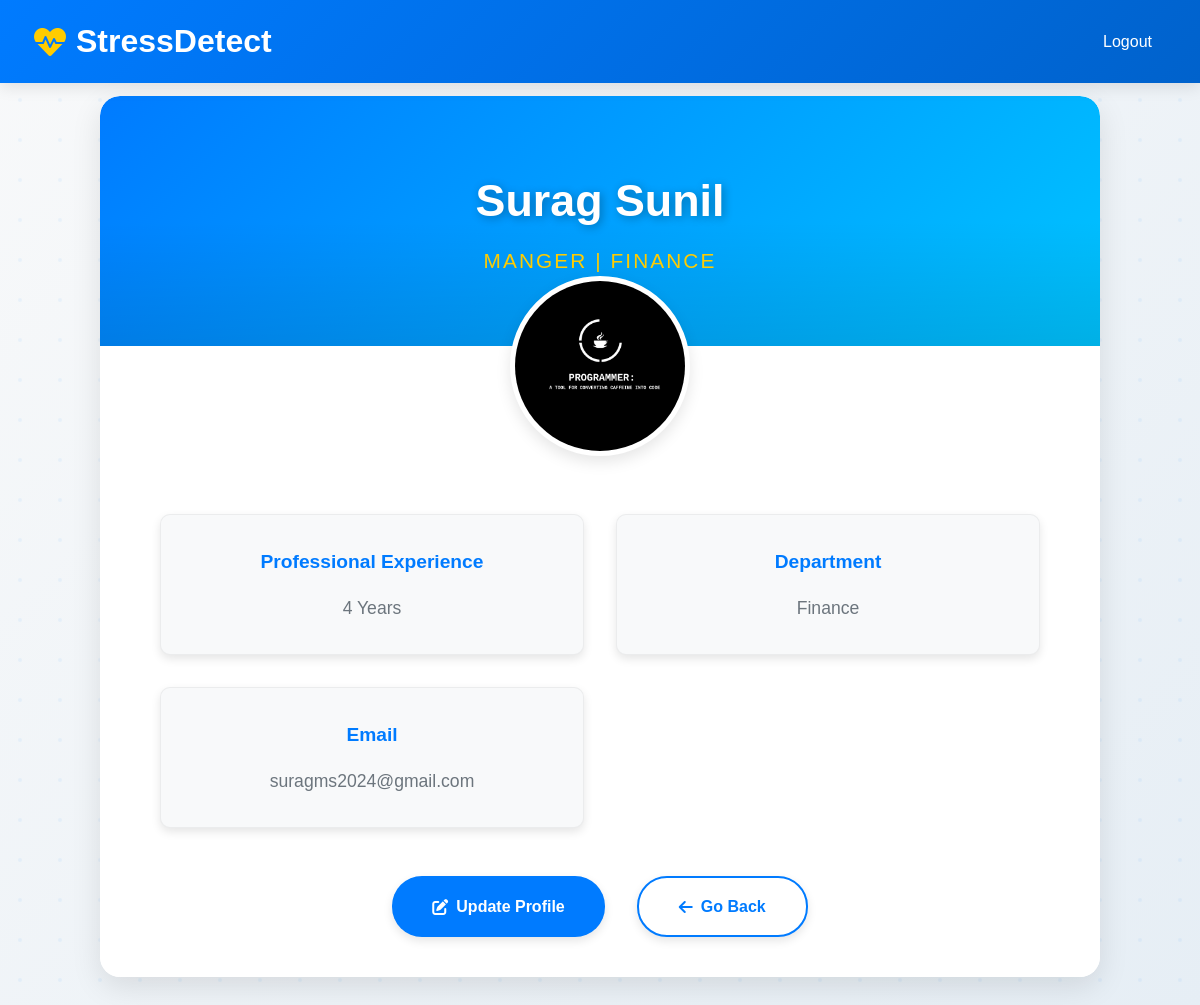
The app's page /userprofile/ (signed in) with its own data.
### app/models.py (models this page shows, shortened)
class UsersRegister(models.Model):
    first_name = models.CharField(max_length=100, null=True, help_text="User's first name")
    last_name = models.CharField(max_length=100, null=True, help_text="User's last name")
    email_id = models.EmailField(unique=True, null=True, blank=True, help_text="User's email address")
    password = models.CharField(max_length=100, null=True, blank=True, help_text="User's password")
    confirm_password = models.CharField(max_length=100, null=True, blank=True, help_text="Confirm user's password")
    image = models.ImageField(upload_to='media', null=True, blank=True, help_text="Profile picture of the user")
    department = models.CharField(max_length=100, null=True, blank=True, help_text="Department of the user (e.g., IT, HR, etc.)")
    years_of_experience = models.PositiveIntegerField(null=True, blank=True, help_text="Years of experience in the work role")
    work_role = models.CharField(max_length=100, null=True, blank=True, help_text="Work role or job title (e.g., Software Engineer, Manager)")

### app/views.py (the view)
# urls.py: path('userprofile/',views.userprofile,name='userprofile'),
def userprofile(request):
    if 'email' in request.session:
        mail = request.session['email']
        try:
            user = UsersRegister.objects.get(email_id=mail)
            return render(request, 'userprofile.html', {'user': user})
        except UsersRegister.DoesNotExist:
            logger.error(f"User with email {mail} not found in userprofile")
            request.session.flush()
            return redirect('login')
    return redirect('login')

### app/templates/userprofile.html (shortened to what this page needs)
<!DOCTYPE html>
<html lang="en">
<head>
    <link rel="stylesheet" href="https://cdnjs.cloudflare.com/ajax/libs/font-awesome/6.0.0/css/all.min.css">
</head>
<body>
    <nav class="navbar">
        <div class="nav-container">
            <a href="{% url 'home' %}" class="logo">
                <i class="fas fa-heartbeat"></i>StressDetect
            </a>
            <div class="nav-links">
                <a href="{% url 'user_logout' %}" class="nav-link">Logout</a>
            </div>
        </div>
    </nav>
    <div class="profile-container">
        <div class="profile-header">
            <div class="header-content">
                <h1 class="profile-name">{{ user.first_name }} {{ user.last_name }}</h1>
                <div class="profile-title">{{ user.work_role }} | {{ user.department }}</div>
            </div>
        </div>
        <div class="profile-image">
            {% if user.image %}
            <img src="{{ user.image.url }}" alt="{{ user.first_name }} {{ user.last_name }}">
            {% else %}
            <i class="fas fa-user fa-5x" style="color: var(--grey-color); padding-top: 40px;"></i>
            {% endif %}
        </div>
        <div class="profile-content">
            <div class="detail-section">
                <div class="detail-card">
                    <h3>Professional Experience</h3>
                    <p>{{ user.years_of_experience }} Years</p>
                </div>
                <div class="detail-card">
                    <h3>Department</h3>
                    <p>{{ user.department }}</p>
                </div>
                <div class="detail-card">
                    <h3>Email</h3>
                    <p>{{ user.email_id }}</p>
                </div>
            </div>
            <div class="action-buttons">
                <a href="{% url 'userprofile_edit' user.id %}" class="btn btn-primary">
                    <i class="fas fa-edit"></i> Update Profile
                </a>
                <a href="{% url 'usershome' %}" class="btn btn-secondary">
                    <i class="fas fa-arrow-left"></i> Go Back
                </a>
            </div>
        </div>
    </div>
</body>
</html>

### app/templates/userprofile.html (style rules this page uses)
:root { --primary-color: #007bff; --secondary-color: #ffcc00; --dark-color: #2c3e50; --light-color: #f8f9fa; --white: #ffffff; --shadow-color: rgba(0, 0, 0, 0.1); --grey-color: #6c757d; --accent-color: #00c4ff; }
* { margin: 0; padding: 0; box-sizing: border-box; font-family: 'Poppins', sans-serif; }
body { background: linear-gradient(135deg, var(--light-color), #e6eef5); min-height: 100vh; display: flex; flex-direction: column; align-items: center; position: relative; color: var(--dark-color); line-height: 1.6; }
body::before { content: ''; position: fixed; top: 0; left: 0; width: 100%; height: 100%; z-index: -1; }
.navbar { background: linear-gradient(135deg, var(--primary-color), #0062cc); padding: 1rem 2rem; box-shadow: 0 4px 15px var(--shadow-color); position: fixed; top: 0; width: 100%; z-index: 1000; }
.nav-container { max-width: 1300px; margin: 0 auto; display: flex; justify-content: space-between; align-items: center; }
.logo { color: var(--white); font-size: 2rem; font-weight: 700; text-decoration: none; display: flex; align-items: center; }
.logo i { margin-right: 0.5rem; color: var(--secondary-color); }
.nav-links { display: flex; gap: 2rem; }
.nav-link { color: var(--white); text-decoration: none; font-weight: 500; padding: 0.5rem 1rem; border-radius: 20px; transition: background 0.3s ease; }
.profile-container { background: var(--white); border-radius: 20px; box-shadow: 0 10px 30px var(--shadow-color); width: 100%; max-width: 1000px; margin: 6rem 2rem 2rem; overflow: hidden; position: relative; display: flex; flex-direction: column; }
.profile-header { background: linear-gradient(135deg, var(--primary-color), var(--accent-color)); height: 250px; position: relative; border-radius: 20px 20px 0 0; display: flex; align-items: center; justify-content: center; color: var(--white); text-align: center; }
.profile-header::after { content: ''; position: absolute; bottom: 0; left: 0; width: 100%; height: 50%; background: linear-gradient(to top, rgba(0,0,0,0.1), transparent); }
.header-content { z-index: 1; }
.profile-name { font-size: 2.8rem; font-weight: 700; margin-bottom: 0.5rem; text-shadow: 2px 2px 10px rgba(0,0,0,0.3); }
.profile-title { font-size: 1.3rem; font-weight: 500; color: var(--secondary-color); text-transform: uppercase; letter-spacing: 0.1em; }
.profile-image { position: absolute; top: 180px; left: 50%; transform: translateX(-50%); border: 5px solid var(--white); border-radius: 50%; box-shadow: 0 6px 15px var(--shadow-color); width: 180px; height: 180px; background: var(--white); overflow: hidden; z-index: 2; }
.profile-image img { width: 100%; height: 100%; object-fit: cover; }
.profile-content { padding: 120px 40px 40px; text-align: center; background: var(--white); border-radius: 0 0 20px 20px; }
.detail-section { display: grid; grid-template-columns: repeat(auto-fit, minmax(280px, 1fr)); gap: 2rem; margin: 3rem 0; padding: 0 20px; }
.detail-card { background: var(--light-color); border-radius: 10px; padding: 2rem; border: 1px solid rgba(0, 0, 0, 0.05); box-shadow: 0 4px 10px var(--shadow-color); }
.detail-card h3 { font-size: 1.2rem; font-weight: 600; color: var(--primary-color); margin-bottom: 1rem; }
.detail-card p { font-size: 1.1rem; font-weight: 500; color: var(--grey-color); }
.action-buttons { display: flex; justify-content: center; gap: 2rem; margin-top: 3rem; }
.btn { padding: 1rem 2.5rem; border-radius: 30px; font-weight: 600; font-size: 1rem; text-decoration: none; display: inline-flex; align-items: center; gap: 0.5rem; transition: background 0.3s ease, color 0.3s ease, box-shadow 0.3s ease; box-shadow: 0 4px 10px var(--shadow-color); }
.btn-primary { background: var(--primary-color); color: var(--white); }
.btn-secondary { background: var(--white); color: var(--primary-color); border: 2px solid var(--primary-color); }

### records on screen
UsersRegister: first_name "Surag", last_name "Sunil", work_role "MANGER", department "FINANCE", image (picture), years_of_experience "4", department "Finance", email_id "suragms2024@gmail.com"
